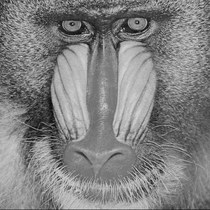
#> input picture Image_Processing_Engineering/WORK1/gray_image.png, 210 x 210 px, shrunk from 512 x 512 before the run, found by its file name
$ jupyter execute '234_栁原魁人_book1.ipynb'
#> lines starting #> are read from the running program, lines starting #| are printed output that depends on the picture
[cell 1]
# モジュールのインポート
import cv2
import numpy as np
import matplotlib.pyplot as plt
from google.colab import drive

# ドライブのマウント
drive.mount('/content/drive')

# 画像ディレクトリパス
# 一般的に定数は大文字、または短縮形で書くことが多いです
IMG_DIR = '/content/drive/MyDrive/img2025/image/'

[cell 2]
def show_result(src, dst, title_src='Original', title_dst='Result'):
    """
    変換前後の画像を比較表示する関数
    src: 元画像 (Source)
    dst: 変換後画像 (Destination)
    """
    plt.figure(figsize=(10, 5))

    # 元画像
    plt.subplot(1, 2, 1)
    plt.title(title_src)
    plt.imshow(src, cmap='gray', vmin=0, vmax=255)
    plt.axis('off')

    # 結果画像
    plt.subplot(1, 2, 2)
    plt.title(title_dst)
    plt.imshow(dst, cmap='gray', vmin=0, vmax=255)
    plt.axis('off')

    plt.tight_layout()
    plt.show()

def plot_hist(img, title='Histogram'):
    """
    画像のヒストグラムを表示する関数
    """
    # OpenCVでヒストグラムを算出
    hist = cv2.calcHist([img], [0], None, [256], [0, 256])

    plt.figure(figsize=(6, 4))
    plt.title(title)
    plt.plot(hist, color='black')
    plt.xlabel('Pixel Value')
    plt.ylabel('Frequency')
    plt.xlim([0, 255])
    plt.grid(True, linestyle='--', alpha=0.6) # グリッドを少し見やすく調整
    plt.tight_layout()
    plt.show()

[cell 3]
# ----------------------------------------------------------------
# 課題1: 線形変換による濃度変換
# ----------------------------------------------------------------

# 画像読み込み (Source)
src = cv2.imread(IMG_DIR + 'gray_image.png', cv2.IMREAD_GRAYSCALE)
#> src is the input picture: shape (210, 210); min 5, max 222, mean 129.7

# 出力画像 (Destination) の初期化
h, w = src.shape
#> h = 210; w = 210
dst = np.zeros((h, w), dtype=np.uint8)

# 画素ごとの処理
for y in range(h):
    for x in range(w):
        val = src[y, x]

        # 条件分岐による線形変換
        if val <= 200:
            new_val = 1.2 * val + 15
        else:
            new_val = 255

        dst[y, x] = int(new_val)
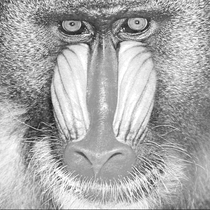
#> dst: shape (210, 210); min 21, max 255, mean 170.2

# 結果表示
show_result(src, dst, title_dst='Transformed Image')
#> in show_result, `plt.show()`:
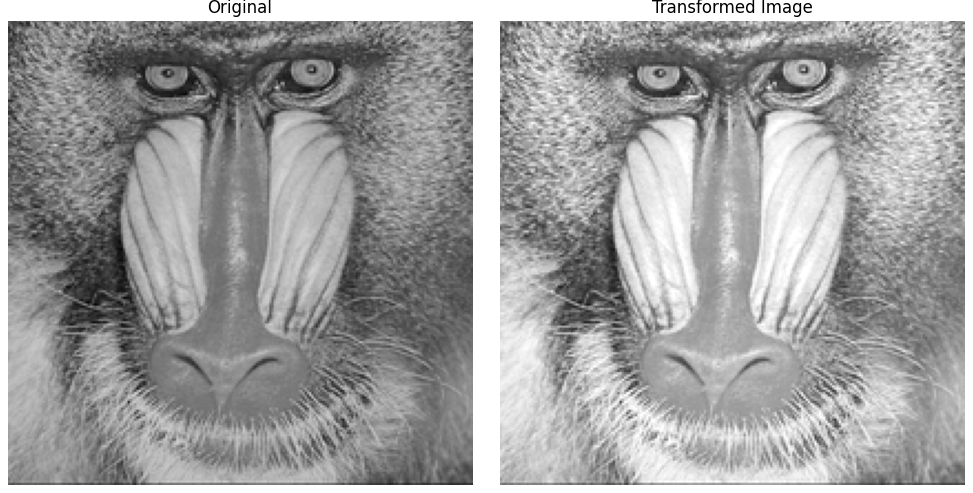
#> figure drawn by matplotlib, 2 panels

# ヒストグラム表示
plot_hist(src, 'Histogram (Original)')
#> in plot_hist, `hist = cv2.calcHist([img], [0], None, [256], [0, 256])`: hist = 256 values, max 550 at index 124, min 0 at index 0, mean 172.3
#> in plot_hist, `plt.show()`:
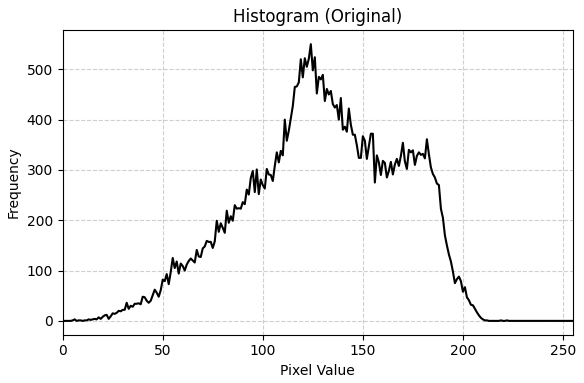
#> figure drawn by matplotlib, 1 panel; curve peaks at x = 124, y = 550
plot_hist(dst, 'Histogram (Transformed)')
#> call 2 of plot_hist, with title = 'Histogram (Transformed)'
#> in plot_hist (call 2), `hist = cv2.calcHist([img], [0], None, [256], [0, 256])`: hist = 256 values, max 550 at index 163, min 0 at index 0, mean 172.3
#> in plot_hist (call 2), `plt.show()`:
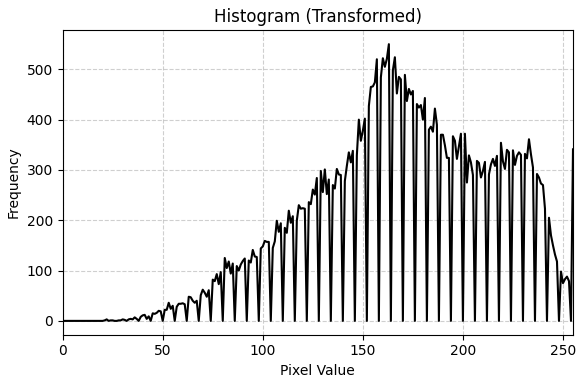
#> figure drawn by matplotlib, 1 panel; curve peaks at x = 163, y = 550

# 保存
cv2.imwrite(IMG_DIR + 'transformed_image.png', dst)
#> Out = True

[cell 4]
# ----------------------------------------------------------------
# 課題2: 輝度反転
# ----------------------------------------------------------------

# 画像読み込み
src = cv2.imread(IMG_DIR + 'building.png', cv2.IMREAD_GRAYSCALE)
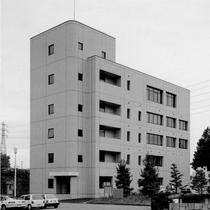
#> input picture Image_Processing_Engineering/WORK1/building.png, 210 x 210 px, shrunk from 512 x 512 before the run, found by its file name
#> src is the input picture: shape (210, 210); min 0, max 246, mean 161.2

# 線形変換 (alpha=-1, beta=255 で反転)
dst = cv2.convertScaleAbs(src, alpha=-1, beta=255)
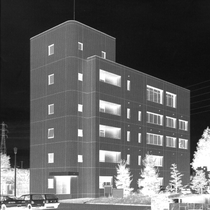
#> dst: shape (210, 210); min 9, max 255, mean 93.8

# 結果表示
show_result(src, dst, title_dst='Inverted Image')

# ヒストグラム表示
plot_hist(src, 'Histogram (Original)')
#> call 3 of plot_hist, with title = 'Histogram (Original)'
#> in plot_hist (call 3), `hist = cv2.calcHist([img], [0], None, [256], [0, 256])`: hist = 256 values, max 1533 at index 236, min 0 at index 244, mean 172.3
#> in plot_hist (call 3), `plt.show()`:
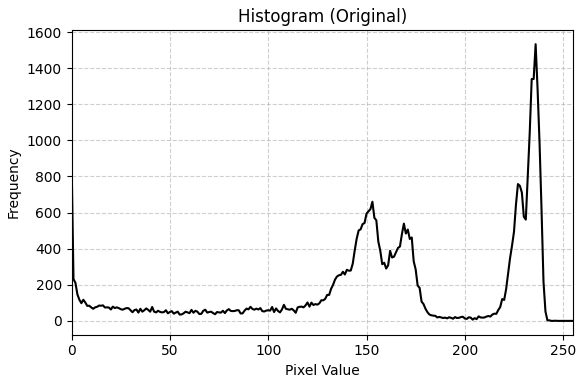
#> figure drawn by matplotlib, 1 panel; curve peaks at x = 236, y = 1533
plot_hist(dst, 'Histogram (Inverted)')
#> call 4 of plot_hist, with title = 'Histogram (Inverted)'
#> in plot_hist (call 4), `hist = cv2.calcHist([img], [0], None, [256], [0, 256])`: hist = 256 values, max 1533 at index 19, min 0 at index 0, mean 172.3
#> in plot_hist (call 4), `plt.show()`:
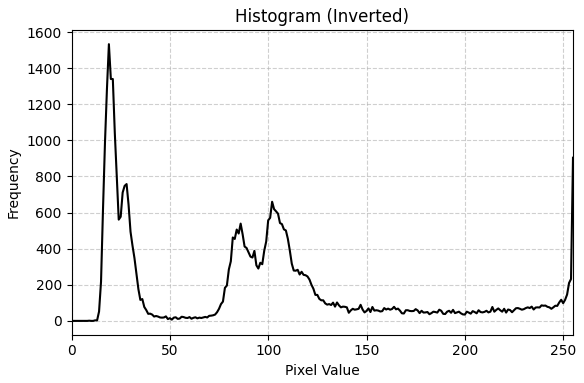
#> figure drawn by matplotlib, 1 panel; curve peaks at x = 19, y = 1533

# 保存
cv2.imwrite(IMG_DIR + 'inverted_image.png', dst)
#> Out = True

[cell 5]
# ----------------------------------------------------------------
# 課題3: メディアンフィルタによるノイズ除去
# ----------------------------------------------------------------

# 画像読み込み
src = cv2.imread(IMG_DIR + 'noisy_image.png', cv2.IMREAD_GRAYSCALE)
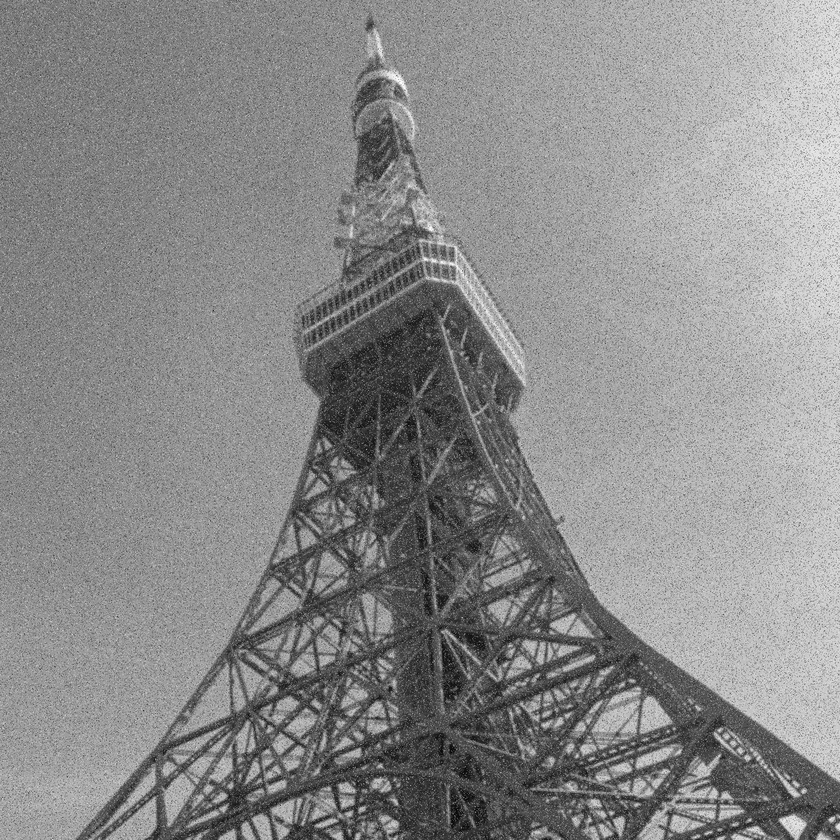
#> input picture Image_Processing_Engineering/WORK1/noisy_image.png, 840 x 840 px, shrunk from 2048 x 2048 before the run, found by its file name
#> src is the input picture: shape (840, 840); min 0, max 255, mean 138.2

# フィルタ適用 (ksize: Kernel Size)
ksize = 5
dst = cv2.medianBlur(src, ksize)
#> dst: shape (840, 840)

# 結果表示
show_result(src, dst, title_src='Noisy Image', title_dst=f'Denoised (Median {ksize}x{ksize})')

# 保存
cv2.imwrite(IMG_DIR + 'denoised_image.png', dst)
#> Out = True

[cell 6]
# ----------------------------------------------------------------
# 課題4: Canny法によるエッジ検出
# ----------------------------------------------------------------

# ノイズ除去済み画像の読み込み
src = cv2.imread(IMG_DIR + 'denoised_image.png', cv2.IMREAD_GRAYSCALE)

# しきい値設定 (Threshold)
th1 = 75 # @param {"type":"slider","min":0,"max":360,"step":1}
th2 = 92 # @param {"type":"slider","min":0,"max":360,"step":1}

# エッジ検出
edges = cv2.Canny(src, th1, th2)
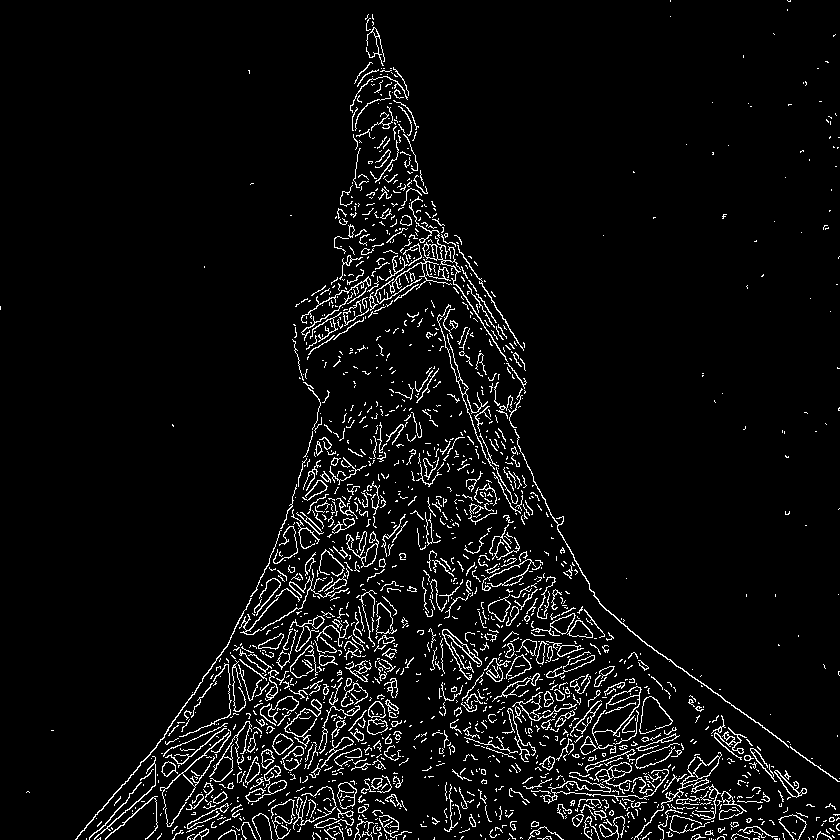
#> edges: shape (840, 840); 5.2% white in thin lines or dots

# 結果表示
plt.figure(figsize=(6, 6))
plt.imshow(edges, cmap='gray')
plt.title(f'Canny Edges (th1={th1}, th2={th2})')
plt.axis('off')
plt.show()

# 保存
cv2.imwrite(IMG_DIR + 'canny_edge_image.png', edges)
#> Out = True
